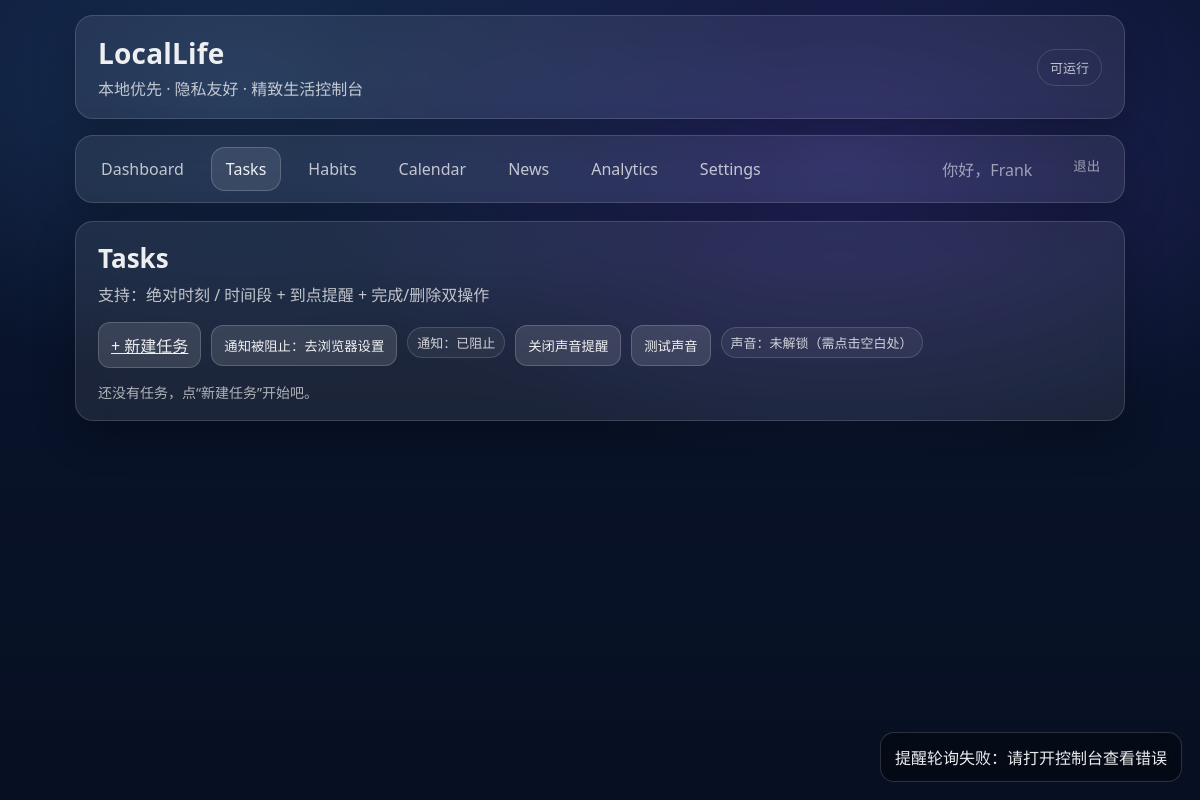
The page /tasks/ (signed in) on the database as committed earlier.
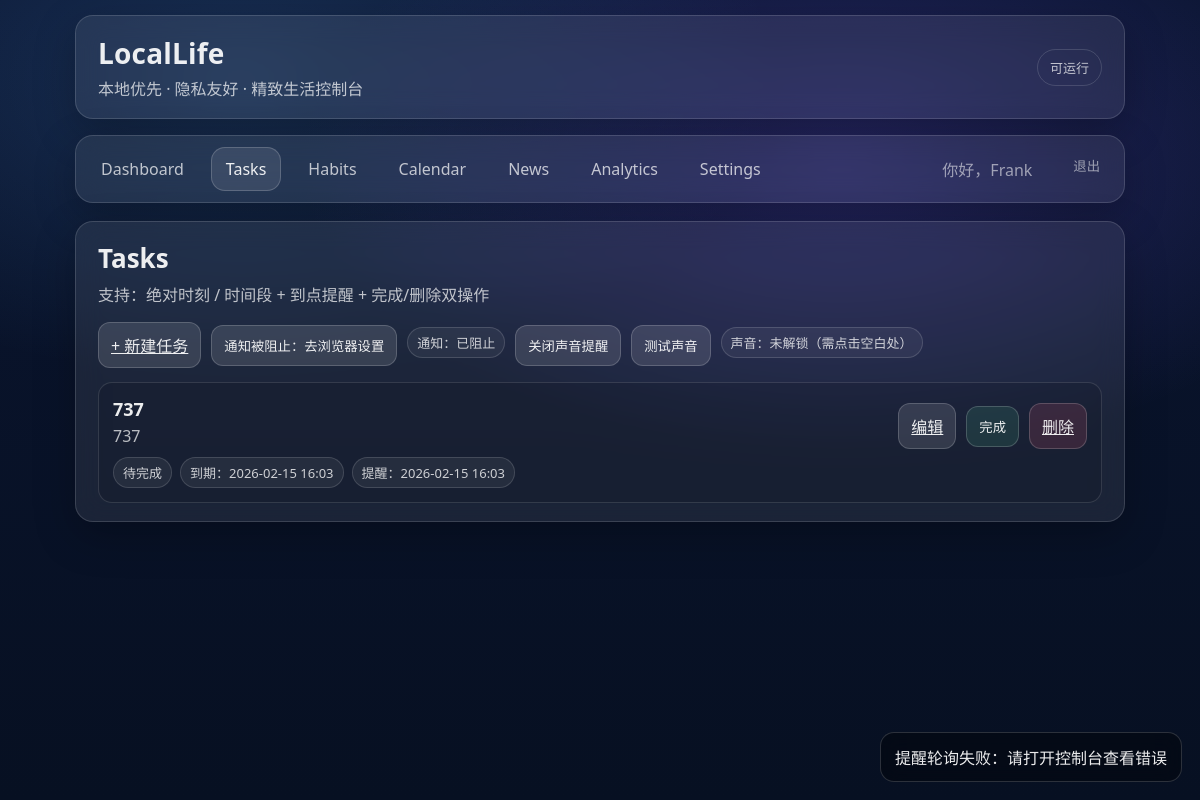
The same page on the database as committed later.
### tasks/models.py (models this page shows, shortened)
class Task(models.Model):
    class Status(models.TextChoices):
        TODO = "TODO", "待完成"
        DONE = "DONE", "已完成"
    class ScheduleKind(models.TextChoices):
        NONE = "NONE", "不设置时间"
        AT = "AT", "绝对时刻"
        WINDOW = "WINDOW", "时间段"
    user = models.ForeignKey(settings.AUTH_USER_MODEL, on_delete=models.CASCADE, related_name="tasks")
    title = models.CharField(max_length=120)
    description = models.TextField(blank=True, default="")
    status = models.CharField(max_length=8, choices=Status.choices, default=Status.TODO)
    schedule_kind = models.CharField(max_length=10, choices=ScheduleKind.choices, default=ScheduleKind.NONE)
    due_at = models.DateTimeField(null=True, blank=True)          # AT 用
    window_start = models.DateTimeField(null=True, blank=True)    # WINDOW 用
    window_end = models.DateTimeField(null=True, blank=True)      # WINDOW 用
    remind_enabled = models.BooleanField(default=False)
    remind_lead_minutes = models.PositiveIntegerField(default=0)  # 提前多少分钟提醒
    remind_at = models.DateTimeField(null=True, blank=True)
    reminded_at = models.DateTimeField(null=True, blank=True)     # 防止重复提醒
    completed_at = models.DateTimeField(null=True, blank=True)
    created_at = models.DateTimeField(auto_now_add=True)
    updated_at = models.DateTimeField(auto_now=True)

### tasks/views.py (the view)
# urls.py: path("", TaskListView.as_view(), name="index"),
class TaskListView(LoginRequiredMixin, ListView):
    model = Task
    template_name = "tasks/task_list.html"
    context_object_name = "tasks"
    def get_queryset(self):
        qs = Task.objects.filter(user=self.request.user)
        return qs.order_by("status", "remind_at", "due_at", "window_start", "-created_at")

### templates/tasks/task_list.html (shortened to what this page needs)
{% extends "base.html" %}
{% load static tz %}
{% block content %}
  <section class="glass card">
    <div class="card-title">Tasks</div>
    <div class="card-subtitle">支持：绝对时刻 / 时间段 + 到点提醒 + 完成/删除双操作</div>
    <div class="row">
      <a class="btn" href="{% url 'tasks:create' %}">+ 新建任务</a>
      <button class="btn subtle" id="btn-notify-toggle" type="button">…</button>
      <span class="pill" id="notify-badge">…</span>
      <button class="btn subtle" id="btn-sound-toggle" type="button">…</button>
      <button class="btn subtle" id="btn-sound-test" type="button">测试声音</button>
      <span class="pill" id="sound-badge">…</span>
    </div>
    <div class="table">
      {% for t in tasks %}
        <div class="task-item {% if t.status == 'DONE' %}done{% endif %}">
          <div class="task-main">
            <div class="task-title">{{ t.title }}</div>
            {% if t.description %}
              <div class="task-desc">{{ t.description }}</div>
            {% endif %}
            <div class="task-meta">
              <span class="pill">{{ t.get_status_display }}</span>
              {% if t.schedule_kind == "AT" and t.due_at %}
                <span class="pill">到期：{{ t.due_at|localtime|date:"Y-m-d H:i" }}</span>
              {% elif t.schedule_kind == "WINDOW" and t.window_start and t.window_end %}
                <span class="pill">时间段：{{ t.window_start|localtime|date:"Y-m-d H:i" }} ~ {{ t.window_end|localtime|date:"H:i" }}</span>
              {% else %}
                <span class="pill">未设置时间</span>
              {% endif %}
              {% if t.remind_enabled and t.remind_at %}
                <span class="pill">提醒：{{ t.remind_at|localtime|date:"Y-m-d H:i" }}</span>
              {% endif %}
            </div>
          </div>
          <div class="task-actions">
            <a class="btn subtle" href="{% url 'tasks:update' t.id %}">编辑</a>
            {% if t.status != "DONE" %}
              <form method="post" action="{% url 'tasks:complete' t.id %}">
                <button class="btn success" type="submit">完成</button>
              </form>
            {% endif %}
            <a class="btn danger" href="{% url 'tasks:delete' t.id %}">删除</a>
          </div>
        </div>
      {% empty %}
        <div class="muted">还没有任务，点“新建任务”开始吧。</div>
      {% endfor %}
    </div>
  </section>
  <div id="toast-root"></div>
{% endblock %}

Rows that differ between the two databases and show on the page:
added Task: title "737", description "737", status "待完成", due_at "2026-02-15 16:03", remind_at "2026-02-15 16:03"
Other text that changed with them:
text no longer shown: "还没有任务，点“新建任务”开始吧。"
